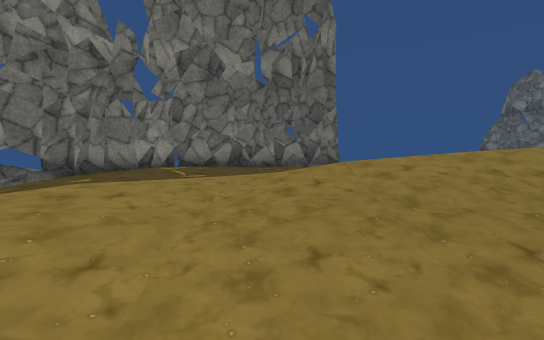
view 1 (above)

16 first-person views from a walk through a 3-D level made in the Unity game engine. The camera is 1.2 m above the floor, tilts 6° down and sees 90° across. Doors are open. The floor is counted in squares, 1 m on a side. Each view is taken from the middle of a square. On the plan, view 1 faces up. The plan holds only what a view shows up to about 13 squares ahead; the rest is blank. The place goes on beyond the plan. Some animated figures are not drawn. Some surface patterns are stand-ins.

view 2
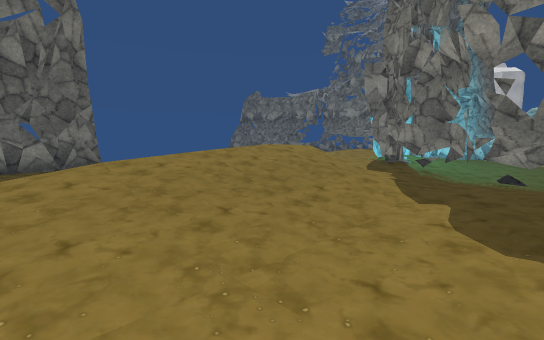

view 3
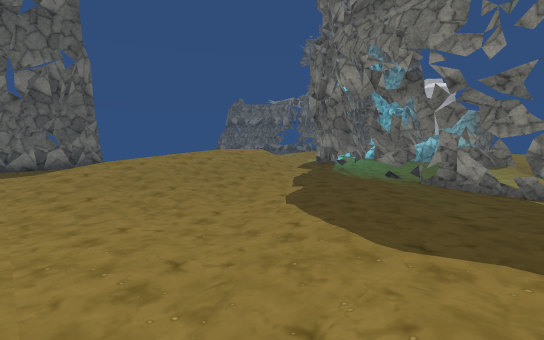

view 4
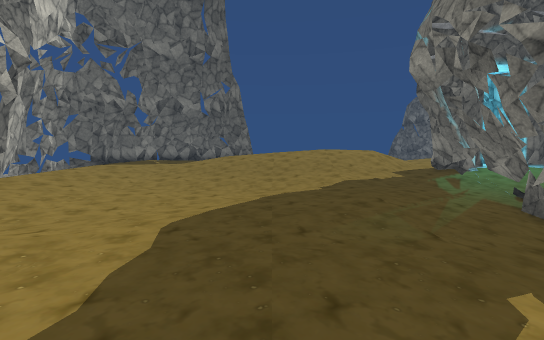

view 5
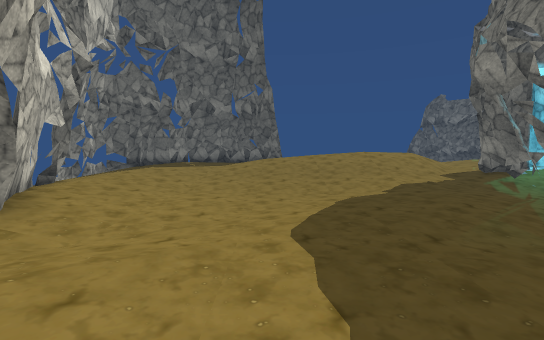

view 6
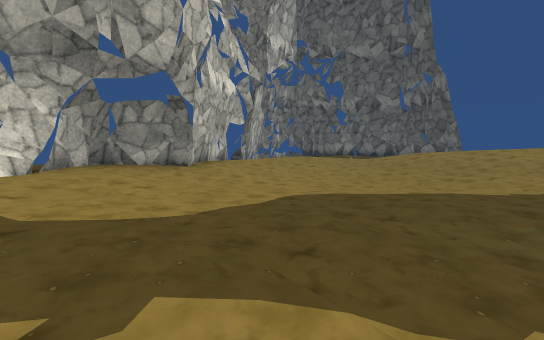

view 7
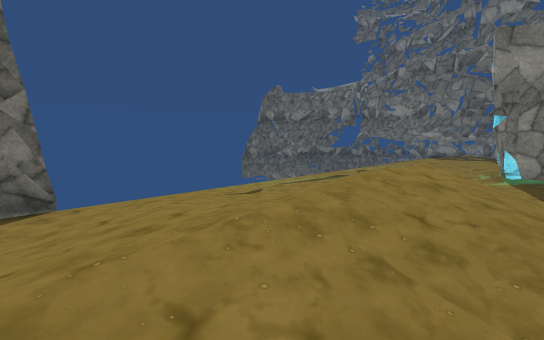

view 8
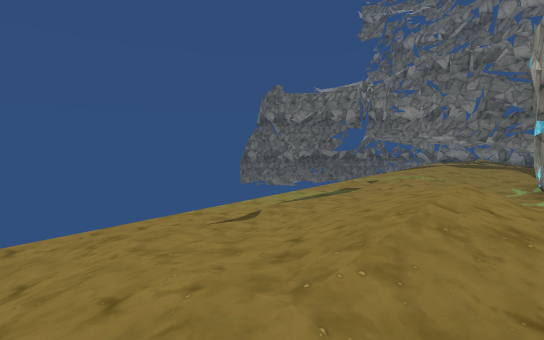

view 9
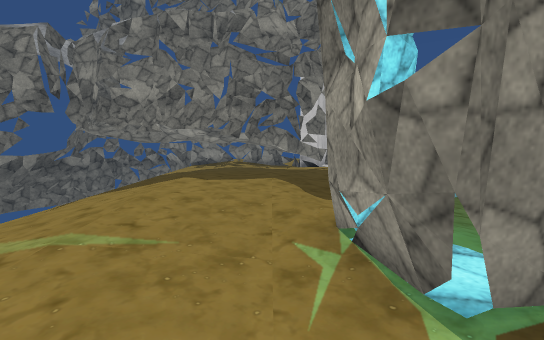

view 10
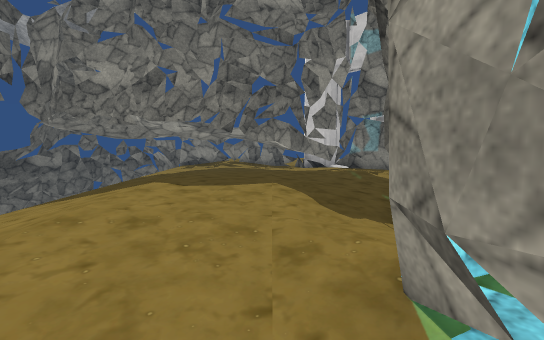

view 11
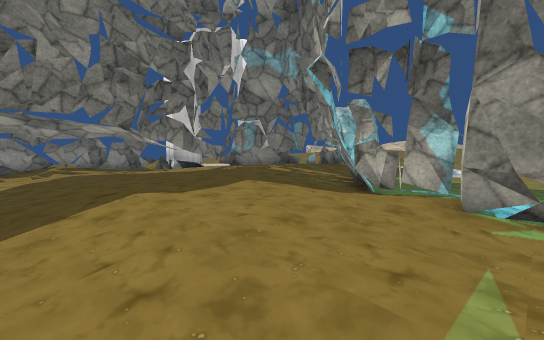

view 12
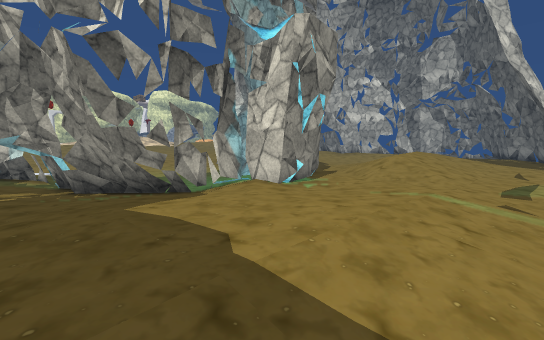

view 13
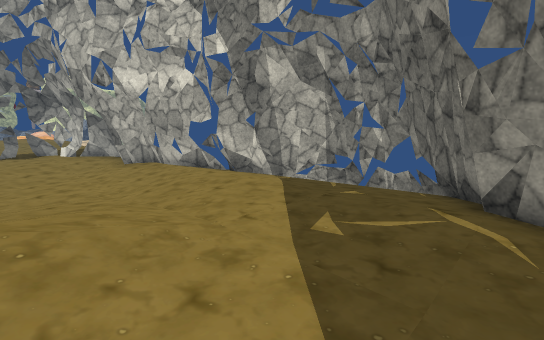

view 14
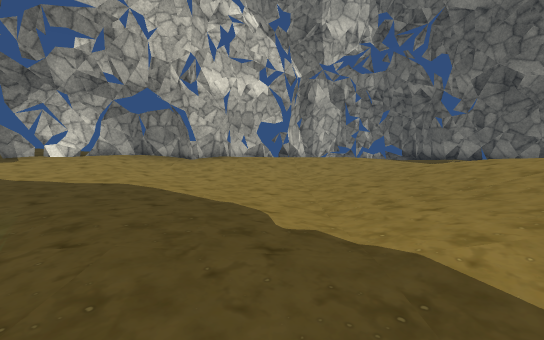

view 15
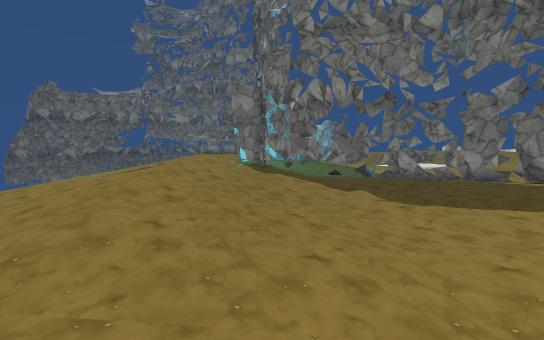

view 16
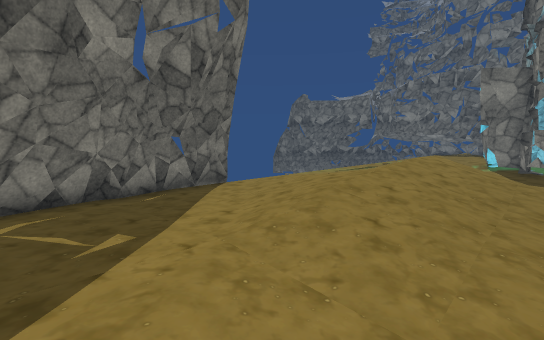

### Floor plan
Key: @ floor where view 1 was taken; # wall or solid block; x gap in a wall; . main floor; : floor 0.25 m higher than the main floor; - floor 0.25 m lower than the main floor; + floor 0.5 m higher than the main floor; _ floor 0.5 m lower than the main floor; * floor 0.75 m higher than the main floor; % floor 1.25 m higher than the main floor; & floor 1.5 m higher than the main floor; / step, stairs or slope; = window, fence, low wall or low ledge; ^ raised ledge; T thing the floor can be seen under or through.
Columns run from 6 left of view 1 to 25 right of it. Each row starts with its distance up from view 1.
 12                               #
 11        ##                     &
 10    ####  ..............::::. =&^
  9   ##.....//:.......:::::::::  %^
  8 ###.....//////////:::::+++::# &
  7 #......///////////.::::::+::##&
  6  .....//++*//***//...::::+:::#%
  5  ..::.://////////..###:::::::##
  4  .::/../////////.###:#x##::::##
  3 #.::/..////////.###::...##:::#
  2 #.::/--///////.-TT......##.::#
  1 ###//-----------TT------.#####
  0  =#:/-@-----..--T=------.##
 -1   #:/------....-T-_---  -#
 -2   ##.-----....- T        #
 -3    ##---......-TT
 -4    ##-.......--##
 -5    #./.......--#
 -6    #:::......--#
 -7    ##:::....  ##
 -8    +##::::... #
 -9     +#xx

Where each view was taken, in squares from view 1:
view 1: 0 up, 0 right, facing up
view 2: 1 down, 0 right, facing up-right
view 3: 5 down, 1 left, facing up-right
view 4: 8 down, 4 right, facing up
view 5: 8 down, 2 right, facing up
view 6: 8 down, 6 right, facing up-left
view 7: 4 up, 2 right, facing up-right
view 8: 5 up, 3 right, facing up-right
view 9: 6 up, 11 right, facing right
view 10: 6 up, 13 right, facing right
view 11: 10 up, 14 right, facing down-right
view 12: 10 up, 20 right, facing down-left
view 13: 9 up, 1 right, facing down-left
view 14: 0 up, 9 right, facing left
view 15: 3 up, 3 left, facing right
view 16: 3 up, 3 left, facing up-right
